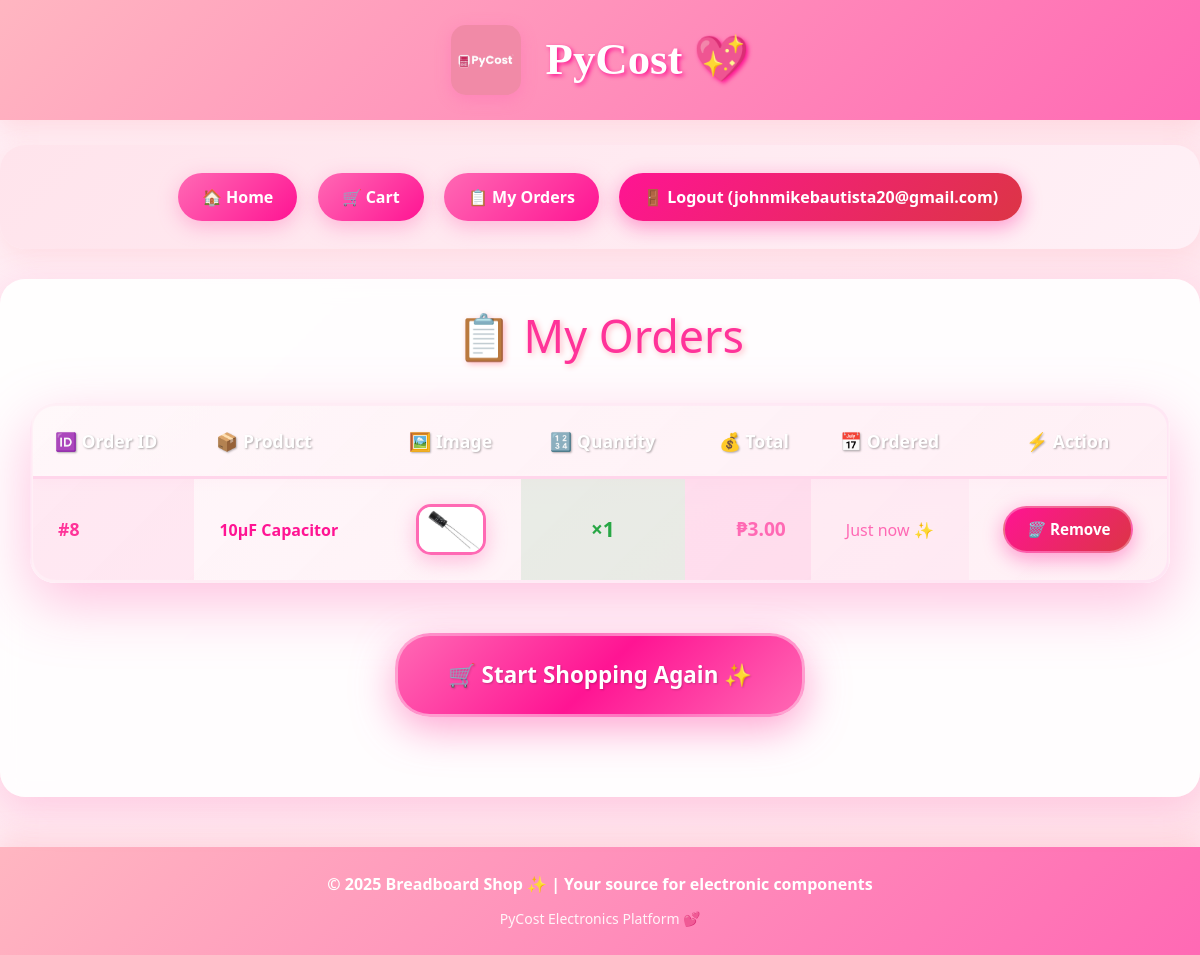
The app's page /orders (signed in) with its own data.
### tables this page shows
CREATE TABLE orders (
            id INTEGER PRIMARY KEY AUTOINCREMENT,
            username TEXT NOT NULL,
            product_id INTEGER NOT NULL,
            quantity INTEGER NOT NULL,
            order_time TIMESTAMP DEFAULT CURRENT_TIMESTAMP,
            FOREIGN KEY(product_id) REFERENCES products(id)
        );

CREATE TABLE products (
            id INTEGER PRIMARY KEY AUTOINCREMENT,
            name TEXT,
            category TEXT,
            description TEXT,
            price REAL,
            image TEXT
        );

### app.py (the view)
@app.route("/orders")
def orders():
    if "user" not in session:
        return redirect(url_for("login"))
    username = session["user"]
    orders = query_db("""
        SELECT orders.id as order_id, orders.quantity, products.name, products.price, products.image
        FROM orders
        JOIN products ON orders.product_id = products.id
        WHERE orders.username = ?
        ORDER BY orders.id DESC
    """, [username])
    return render_template("orders.html", orders=orders)

### app.py (called while the page is built)
def get_db():
    db = getattr(g, "_database", None)
    if db is None:
        db = g._database = sqlite3.connect("database.db")
        db.row_factory = sqlite3.Row
    return db

@app.teardown_appcontext
def close_connection(exception):
    db = getattr(g, "_database", None)
    if db is not None:
        db.close()

def query_db(query, args=(), one=False):
    cur = get_db().execute(query, args)
    rv = cur.fetchall()
    cur.close()
    return (rv[0] if rv else None) if one else rv

### templates/orders.html (shortened to what this page needs)
{% extends "base.html" %}
{% block content %}
<div style="max-width: 1200px; margin: 0 auto;">
    <h2 style="text-align: center; color: #ff3399; font-size: 2.8rem; margin-bottom: 40px; text-shadow: 2px 2px 6px #ffb6c1;">📋 My Orders</h2>
    {% if orders %}
    <table class="orders-table" style="width: 100%; border-collapse: collapse; background: linear-gradient(135deg, rgba(255,240,246,0.95), rgba(255,229,244,0.95)); border-radius: 25px; overflow: hidden; box-shadow: 0 20px 60px rgba(255,105,180,0.4); border: 3px solid #ff69b4;">
        <tr style="background: linear-gradient(135deg, #ff69b4, #ff1493, #ff69b4); color: white; box-shadow: 0 4px 15px rgba(255,105,180,0.6);">
            <th style="padding: 22px; text-align: left; font-weight: bold; font-size: 1.1rem; text-shadow: 1px 1px 2px rgba(0,0,0,0.3);">🆔 Order ID</th>
            <th style="padding: 22px; text-align: left; font-weight: bold; font-size: 1.1rem; text-shadow: 1px 1px 2px rgba(0,0,0,0.3);">📦 Product</th>
            <th style="padding: 22px; text-align: center; font-weight: bold; font-size: 1.1rem; text-shadow: 1px 1px 2px rgba(0,0,0,0.3);">🖼️ Image</th>
            <th style="padding: 22px; text-align: center; font-weight: bold; font-size: 1.1rem; text-shadow: 1px 1px 2px rgba(0,0,0,0.3);">🔢 Quantity</th>
            <th style="padding: 22px; text-align: right; font-weight: bold; font-size: 1.1rem; text-shadow: 1px 1px 2px rgba(0,0,0,0.3);">💰 Total</th>
            <th style="padding: 22px; text-align: center; font-weight: bold; font-size: 1.1rem; text-shadow: 1px 1px 2px rgba(0,0,0,0.3);">📅 Ordered</th>
            <th style="padding: 22px; text-align: center; font-weight: bold; font-size: 1.1rem; text-shadow: 1px 1px 2px rgba(0,0,0,0.3);">⚡ Action</th>
        </tr>
        {% for order in orders %}
        <tr style="background: linear-gradient(135deg, rgba(255,248,250,0.8), rgba(255,240,246,0.9)); border-bottom: 2px solid #ffd6eb;">
            <td style="padding: 25px; font-weight: bold; color: #ff3399; font-size: 1.1rem; background: rgba(255,105,180,0.1);">#{{ order.order_id }}</td>
            <td style="padding: 25px; font-weight: 600; color: #ff1493; max-width: 220px;">{{ order.name }}</td>
            <td style="padding: 25px; text-align: center;">
                {% if order.image and order.image != "" %}
                    <img src="{{ url_for('static', filename=order.image) }}" width="70" style="border-radius: 15px; box-shadow: 0 6px 20px rgba(255,105,180,0.4); border: 3px solid #ff69b4;">
                {% else %}
                    <div style="width: 70px; height: 70px; background: linear-gradient(135deg, #ffb6c1, #ff69b4); border-radius: 15px; display: flex; align-items: center; justify-content: center; color: white; font-weight: bold; font-size: 11px; box-shadow: 0 6px 20px rgba(255,105,180,0.4);">No Image</div>
                {% endif %}
            </td>
            <td style="padding: 25px; text-align: center; font-weight: bold; color: #28a745; font-size: 1.3rem; background: rgba(40,167,69,0.1);">×{{ order.quantity }}</td>
            <td style="padding: 25px; text-align: right; font-weight: bold; color: #ff69b4; font-size: 1.2rem; background: rgba(255,105,180,0.15);">₱{{ "%.2f"|format(order.price * order.quantity) }}</td>
            <td style="padding: 25px; text-align: center; color: #ff69b4; font-size: 1rem; background: rgba(255,105,180,0.05); font-weight: 500;">
                {% if order.order_time %}
                    {{ order.order_time[:16] }}
                {% else %}
                    Just now ✨
                {% endif %}
            </td>
            <td style="padding: 25px; text-align: center;">
                <a href="#" class="order-remove-trigger"
                   data-order-id="{{ order.order_id }}"
                   data-order-name="{{ order.name }}"
                   style="background: linear-gradient(135deg, #ff1493, #dc3545); color: white; padding: 14px 24px; text-decoration: none; border-radius: 25px; font-weight: bold; display: inline-block; box-shadow: 0 8px 25px rgba(255,20,147,0.5); transition: all 0.3s ease; font-size: 1rem; border: 2px solid rgba(255,255,255,0.3);">
                    <i style="margin-right: 6px;">🗑️</i>Remove
                </a>
            </td>
        </tr>
        {% endfor %}
    </table>
    <div style="text-align: center; margin: 50px 0;">
        <a href="/" class="start-shopping-btn"
           style="background: linear-gradient(135deg, #ff69b4, #ff1493, #ff69b4); color: white; padding: 22px 50px; font-size: 1.4rem; border-radius: 35px; text-decoration: none; font-weight: bold; box-shadow: 0 12px 40px rgba(255,105,180,0.6); display: inline-block; transition: all 0.3s ease; border: 3px solid rgba(255,255,255,0.4); text-shadow: 1px 1px 2px rgba(0,0,0,0.2);">
            🛒 Start Shopping Again ✨
        </a>
    </div>
    {% endif %}
</div>
{% endblock %}

### templates/base.html (shortened to what this page needs)
<!DOCTYPE html>
<html lang="en">
<head>
    <link rel="stylesheet" href="{{ url_for('static', filename='style.css') }}">
    <link href="https://cdn.jsdelivr.net/npm/bootstrap@5.3.0/dist/css/bootstrap.min.css" rel="stylesheet">
    <link rel="stylesheet" href="https://cdn.jsdelivr.net/npm/bootstrap-icons@1.10.0/font/bootstrap-icons.css">
</head>
<body style="background: linear-gradient(135deg, #fff0f6 0%, #ffe4ec 100%); min-height: 100vh;">
<header style="background: linear-gradient(135deg, #ffb6c1, #ff69b4); padding: 25px 20px; text-align: center; box-shadow: 0 8px 25px rgba(255,182,193,0.4);">
    <div style="display: flex; align-items: center; justify-content: center; gap: 25px; flex-wrap: wrap; max-width: 1200px; margin: 0 auto;">
        <img src="{{ url_for('static', filename='mihanna.png') }}"
             alt="PyCost Logo"
             style="max-height: 70px; width: auto; border-radius: 15px; box-shadow: 0 4px 15px rgba(255,105,180,0.4);">
        <h1 style="color: white; font-size: 2.8rem; margin: 0; font-weight: bold; text-shadow: 2px 2px 4px #ff1493; font-family: 'Comic Sans MS', cursive;">
            PyCost 💖
        </h1>
    </div>
</header>
<nav style="text-align: center; margin: 25px auto; padding: 20px; background: linear-gradient(135deg, #ffe4ec, #fff0f6); border-radius: 25px; max-width: 1200px; margin: 25px auto; box-shadow: 0 8px 25px rgba(255,182,193,0.3);">
    <a href="/" class="nav-btn" style="background: linear-gradient(135deg, #ff69b4, #ff1493); color: white; margin: 0 8px; padding: 15px 25px; text-decoration: none; border-radius: 30px; font-weight: bold; box-shadow: 0 6px 20px rgba(255,105,180,0.4); display: inline-block; transition: all 0.3s ease;">🏠 Home</a>
    <a href="/cart" class="nav-btn" style="background: linear-gradient(135deg, #ff69b4, #ff1493); color: white; margin: 0 8px; padding: 15px 25px; text-decoration: none; border-radius: 30px; font-weight: bold; box-shadow: 0 6px 20px rgba(255,105,180,0.4); display: inline-block; transition: all 0.3s ease;">🛒 Cart</a>
    {% if session.user %}
        <a href="/orders" class="nav-btn" style="background: linear-gradient(135deg, #ff69b4, #ff1493); color: white; margin: 0 8px; padding: 15px 25px; text-decoration: none; border-radius: 30px; font-weight: bold; box-shadow: 0 6px 20px rgba(255,105,180,0.4); display: inline-block; transition: all 0.3s ease;">📋 My Orders</a>
        <a href="#" class="nav-btn logout-btn" style="background: linear-gradient(135deg, #ff1493, #ff69b4); color: white; margin: 0 8px; padding: 15px 25px; text-decoration: none; border-radius: 30px; font-weight: bold; box-shadow: 0 6px 20px rgba(255,20,147,0.4); display: inline-block; transition: all 0.3s ease;" data-bs-toggle="modal" data-bs-target="#logoutModal">
            🚪 Logout ({{ session.user }})
        </a>
    {% endif %}
</nav>
<main class="container" style="background: rgba(255,255,255,0.9); padding: 30px; border-radius: 25px; margin: 30px auto; max-width: 1200px; box-shadow: 0 12px 40px rgba(255,105,180,0.25); backdrop-filter: blur(10px);">
    {% block content %}{% endblock %}
</main>
<footer style="background: linear-gradient(135deg, #ffb6c1, #ff69b4); color: white; text-align: center; padding: 25px; margin-top: 50px; font-size: 16px; box-shadow: 0 -8px 25px rgba(255,182,193,0.4);">
    <div style="max-width: 1200px; margin: 0 auto;">
        <p style="margin: 0 0 10px 0; font-weight: bold;">&copy; 2025 Breadboard Shop ✨ | Your source for electronic components</p>
        <small style="opacity: 0.9;">PyCost Electronics Platform 💕</small>
    </div>
</footer>
</body>
</html>

### static/style.css (style rules this page uses)
body { background-color: #ffe4ec; font-family: 'Comic Sans MS', cursive, sans-serif; margin: 0; padding: 0; }
header { background-color: #ffb6c1; padding: 20px; text-align: center; }
nav a { color: white; margin: 0 15px; text-decoration: none; font-weight: bold; font-size: 1.1rem; transition: color 0.3s; }
h2, h3 { text-align: center; color: #ff69b4; margin-top: 20px; }
footer { background-color: #ffb6c1; color: white; text-align: center; padding: 10px; margin-top: 30px; }

### templates/base.html (style rules this page uses)
.btn, .nav-btn, .logout-btn, input[type="submit"], button[type="submit"], button { background: linear-gradient(135deg, #ff69b4, #ff1493) !important; color: white !important; border: none !important; padding: 12px 24px !important; margin: 8px !important; text-decoration: none !important; border-radius: 25px !important; font-weight: bold !important; box-shadow: 0 6px 20px rgba(255,105,180,0.4) !important; display: inline-block !important; transition: all 0.3s ease !important; font-size: 1rem !important; min-height: 48px !important; cursor: pointer !important; text-align: center !important; }
.logout-btn { background: linear-gradient(135deg, #ff1493, #dc3545) !important; box-shadow: 0 6px 20px rgba(255,20,147,0.4) !important; }
.cart-remove-trigger, .order-remove-trigger { background: linear-gradient(135deg, #ff1493, #dc3545) !important; box-shadow: 0 6px 20px rgba(255,20,147,0.4) !important; padding: 10px 20px !important; font-size: 0.95rem !important; }

### templates/orders.html (style rules this page uses)
.orders-table { background: linear-gradient(135deg, rgba(255,240,246,0.98), rgba(255,229,244,0.98)) !important; }
.orders-table tr { background: linear-gradient(135deg, rgba(255,248,250,0.9), rgba(255,240,246,0.95)) !important; border-bottom: 3px solid #ffd6eb !important; }

### records on screen
orders: user "johnmikebautista20@gmail.com", order_id "8", name "10µF Capacitor", image (picture), quantity "1"
products: order.price*order.quantity "3.00"
